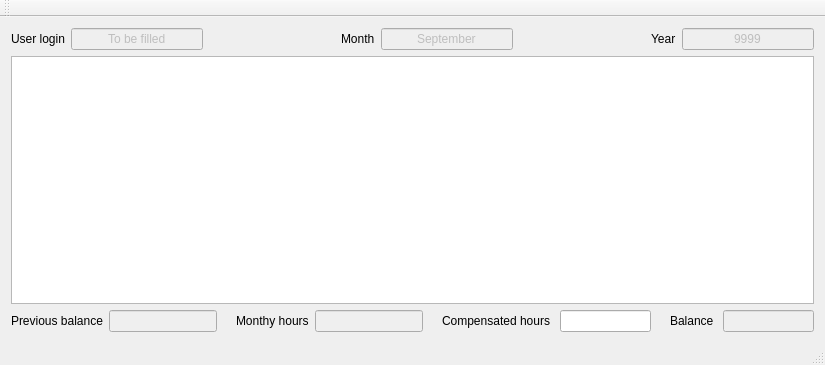
<?xml version="1.0" encoding="UTF-8"?>
<ui version="4.0">
 <class>MainWindow</class>
 <widget class="QMainWindow" name="MainWindow">
  <property name="geometry">
   <rect>
    <x>0</x>
    <y>0</y>
    <width>825</width>
    <height>365</height>
   </rect>
  </property>
  <property name="sizePolicy">
   <sizepolicy hsizetype="Expanding" vsizetype="Expanding">
    <horstretch>0</horstretch>
    <verstretch>0</verstretch>
   </sizepolicy>
  </property>
  <property name="minimumSize">
   <size>
    <width>825</width>
    <height>214</height>
   </size>
  </property>
  <property name="windowTitle">
   <string>Easy Time Tracker - Development version - http://twoblackcoffees.com</string>
  </property>
  <widget class="QWidget" name="centralWidget">
   <property name="sizePolicy">
    <sizepolicy hsizetype="Expanding" vsizetype="Expanding">
     <horstretch>1</horstretch>
     <verstretch>1</verstretch>
    </sizepolicy>
   </property>
   <property name="minimumSize">
    <size>
     <width>100</width>
     <height>100</height>
    </size>
   </property>
   <property name="maximumSize">
    <size>
     <width>2000</width>
     <height>2000</height>
    </size>
   </property>
   <property name="sizeIncrement">
    <size>
     <width>5</width>
     <height>5</height>
    </size>
   </property>
   <property name="baseSize">
    <size>
     <width>200</width>
     <height>200</height>
    </size>
   </property>
   <layout class="QGridLayout" name="gridLayout">
    <item row="0" column="0">
     <layout class="QVBoxLayout" name="verticalLayout">
      <item>
       <layout class="QHBoxLayout" name="horizontalLayout">
        <item>
         <widget class="QLabel" name="userLoginLbl">
          <property name="text">
           <string>User login</string>
          </property>
         </widget>
        </item>
        <item>
         <widget class="QLineEdit" name="userNameEdit">
          <property name="enabled">
           <bool>false</bool>
          </property>
          <property name="text">
           <string>To be filled</string>
          </property>
          <property name="alignment">
           <set>Qt::AlignCenter</set>
          </property>
         </widget>
        </item>
        <item>
         <spacer name="horizontalSpacer_2">
          <property name="orientation">
           <enum>Qt::Horizontal</enum>
          </property>
          <property name="sizeHint" stdset="0">
           <size>
            <width>40</width>
            <height>20</height>
           </size>
          </property>
         </spacer>
        </item>
        <item>
         <widget class="QLabel" name="monthLbl">
          <property name="text">
           <string>Month</string>
          </property>
         </widget>
        </item>
        <item>
         <widget class="QLineEdit" name="monthLineEdit">
          <property name="enabled">
           <bool>false</bool>
          </property>
          <property name="text">
           <string>September</string>
          </property>
          <property name="alignment">
           <set>Qt::AlignCenter</set>
          </property>
         </widget>
        </item>
        <item>
         <spacer name="horizontalSpacer_3">
          <property name="orientation">
           <enum>Qt::Horizontal</enum>
          </property>
          <property name="sizeHint" stdset="0">
           <size>
            <width>40</width>
            <height>20</height>
           </size>
          </property>
         </spacer>
        </item>
        <item>
         <widget class="QLabel" name="yearLbl">
          <property name="text">
           <string>Year</string>
          </property>
         </widget>
        </item>
        <item>
         <widget class="QLineEdit" name="yearLineEdit">
          <property name="enabled">
           <bool>false</bool>
          </property>
          <property name="text">
           <string>9999</string>
          </property>
          <property name="alignment">
           <set>Qt::AlignCenter</set>
          </property>
         </widget>
        </item>
       </layout>
      </item>
      <item>
       <widget class="QTableView" name="mTableView"/>
      </item>
      <item>
       <layout class="QHBoxLayout" name="horizontalLayout_2">
        <item>
         <widget class="QLabel" name="label_2">
          <property name="text">
           <string>Previous balance</string>
          </property>
         </widget>
        </item>
        <item>
         <widget class="QLineEdit" name="lineEditPreviousBalance">
          <property name="enabled">
           <bool>false</bool>
          </property>
          <property name="sizePolicy">
           <sizepolicy hsizetype="Fixed" vsizetype="Fixed">
            <horstretch>0</horstretch>
            <verstretch>0</verstretch>
           </sizepolicy>
          </property>
          <property name="alignment">
           <set>Qt::AlignCenter</set>
          </property>
         </widget>
        </item>
        <item>
         <spacer name="horizontalSpacer_4">
          <property name="orientation">
           <enum>Qt::Horizontal</enum>
          </property>
          <property name="sizeHint" stdset="0">
           <size>
            <width>18</width>
            <height>20</height>
           </size>
          </property>
         </spacer>
        </item>
        <item>
         <widget class="QLabel" name="label">
          <property name="text">
           <string>Monthy hours</string>
          </property>
         </widget>
        </item>
        <item>
         <widget class="QLineEdit" name="lineEditMonthlyHours">
          <property name="enabled">
           <bool>false</bool>
          </property>
          <property name="sizePolicy">
           <sizepolicy hsizetype="Fixed" vsizetype="Fixed">
            <horstretch>0</horstretch>
            <verstretch>0</verstretch>
           </sizepolicy>
          </property>
          <property name="alignment">
           <set>Qt::AlignCenter</set>
          </property>
         </widget>
        </item>
        <item>
         <spacer name="horizontalSpacer_5">
          <property name="orientation">
           <enum>Qt::Horizontal</enum>
          </property>
          <property name="sizeHint" stdset="0">
           <size>
            <width>18</width>
            <height>20</height>
           </size>
          </property>
         </spacer>
        </item>
        <item>
         <widget class="QLabel" name="labelCompensatedHrs">
          <property name="sizePolicy">
           <sizepolicy hsizetype="Fixed" vsizetype="Fixed">
            <horstretch>0</horstretch>
            <verstretch>0</verstretch>
           </sizepolicy>
          </property>
          <property name="text">
           <string>Compensated hours </string>
          </property>
         </widget>
        </item>
        <item>
         <widget class="QLineEdit" name="lineEditCompenstedHours">
          <property name="sizePolicy">
           <sizepolicy hsizetype="Fixed" vsizetype="Fixed">
            <horstretch>0</horstretch>
            <verstretch>0</verstretch>
           </sizepolicy>
          </property>
          <property name="minimumSize">
           <size>
            <width>91</width>
            <height>0</height>
           </size>
          </property>
          <property name="maximumSize">
           <size>
            <width>91</width>
            <height>16777215</height>
           </size>
          </property>
          <property name="alignment">
           <set>Qt::AlignCenter</set>
          </property>
         </widget>
        </item>
        <item>
         <spacer name="horizontalSpacer">
          <property name="orientation">
           <enum>Qt::Horizontal</enum>
          </property>
          <property name="sizeHint" stdset="0">
           <size>
            <width>18</width>
            <height>20</height>
           </size>
          </property>
         </spacer>
        </item>
        <item>
         <widget class="QLabel" name="balance">
          <property name="sizePolicy">
           <sizepolicy hsizetype="Fixed" vsizetype="Fixed">
            <horstretch>0</horstretch>
            <verstretch>0</verstretch>
           </sizepolicy>
          </property>
          <property name="text">
           <string>Balance </string>
          </property>
         </widget>
        </item>
        <item>
         <widget class="QLineEdit" name="lineEditBalance">
          <property name="enabled">
           <bool>false</bool>
          </property>
          <property name="sizePolicy">
           <sizepolicy hsizetype="Fixed" vsizetype="Fixed">
            <horstretch>0</horstretch>
            <verstretch>0</verstretch>
           </sizepolicy>
          </property>
          <property name="minimumSize">
           <size>
            <width>91</width>
            <height>0</height>
           </size>
          </property>
          <property name="maximumSize">
           <size>
            <width>91</width>
            <height>16777215</height>
           </size>
          </property>
          <property name="alignment">
           <set>Qt::AlignCenter</set>
          </property>
          <property name="readOnly">
           <bool>true</bool>
          </property>
         </widget>
        </item>
       </layout>
      </item>
     </layout>
    </item>
   </layout>
  </widget>
  <widget class="QMenuBar" name="menuBar">
   <property name="geometry">
    <rect>
     <x>0</x>
     <y>0</y>
     <width>825</width>
     <height>21</height>
    </rect>
   </property>
  </widget>
  <widget class="QToolBar" name="mainToolBar">
   <attribute name="toolBarArea">
    <enum>TopToolBarArea</enum>
   </attribute>
   <attribute name="toolBarBreak">
    <bool>false</bool>
   </attribute>
  </widget>
  <widget class="QStatusBar" name="statusBar"/>
 </widget>
 <layoutdefault spacing="6" margin="11"/>
 <resources/>
 <connections/>
</ui>
